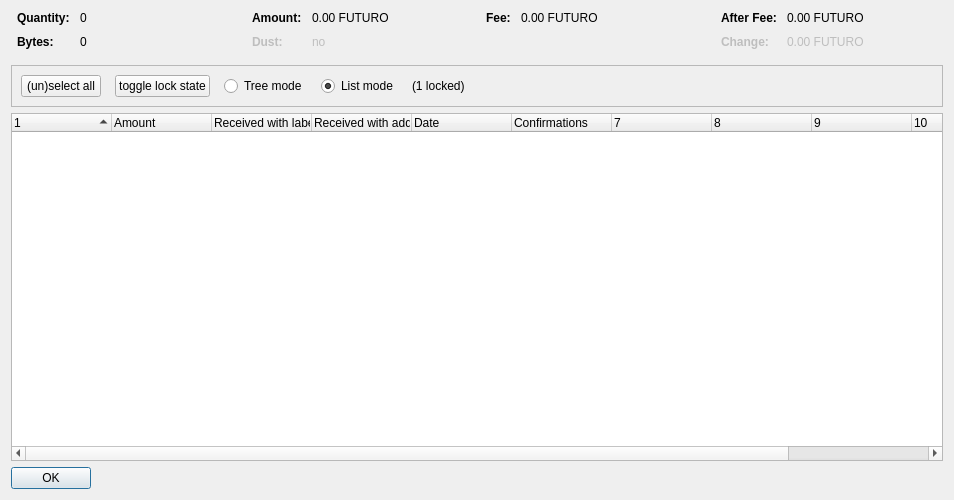
<?xml version="1.0" encoding="UTF-8"?>
<ui version="4.0">
 <class>CoinControlDialog</class>
 <widget class="QDialog" name="CoinControlDialog">
  <property name="geometry">
   <rect>
    <x>0</x>
    <y>0</y>
    <width>954</width>
    <height>500</height>
   </rect>
  </property>
  <property name="windowTitle">
   <string>Coin Selection</string>
  </property>
  <layout class="QVBoxLayout" name="verticalLayout">
   <item>
    <layout class="QHBoxLayout" name="horizontalLayoutTop" stretch="0,0,0,0">
     <property name="topMargin">
      <number>0</number>
     </property>
     <property name="bottomMargin">
      <number>10</number>
     </property>
     <item>
      <layout class="QFormLayout" name="formLayoutCoinControl1">
       <property name="horizontalSpacing">
        <number>10</number>
       </property>
       <property name="verticalSpacing">
        <number>10</number>
       </property>
       <property name="leftMargin">
        <number>6</number>
       </property>
       <property name="rightMargin">
        <number>6</number>
       </property>
       <item row="0" column="0">
        <widget class="QLabel" name="labelCoinControlQuantityText">
         <property name="font">
          <font>
           <weight>75</weight>
           <bold>true</bold>
          </font>
         </property>
         <property name="text">
          <string>Quantity:</string>
         </property>
        </widget>
       </item>
       <item row="0" column="1">
        <widget class="QLabel" name="labelCoinControlQuantity">
         <property name="cursor">
          <cursorShape>IBeamCursor</cursorShape>
         </property>
         <property name="contextMenuPolicy">
          <enum>Qt::ActionsContextMenu</enum>
         </property>
         <property name="text">
          <string notr="true">0</string>
         </property>
         <property name="textInteractionFlags">
          <set>Qt::LinksAccessibleByMouse|Qt::TextSelectableByKeyboard|Qt::TextSelectableByMouse</set>
         </property>
        </widget>
       </item>
       <item row="1" column="0">
        <widget class="QLabel" name="labelCoinControlBytesText">
         <property name="font">
          <font>
           <weight>75</weight>
           <bold>true</bold>
          </font>
         </property>
         <property name="text">
          <string>Bytes:</string>
         </property>
        </widget>
       </item>
       <item row="1" column="1">
        <widget class="QLabel" name="labelCoinControlBytes">
         <property name="cursor">
          <cursorShape>IBeamCursor</cursorShape>
         </property>
         <property name="contextMenuPolicy">
          <enum>Qt::ActionsContextMenu</enum>
         </property>
         <property name="text">
          <string notr="true">0</string>
         </property>
         <property name="textInteractionFlags">
          <set>Qt::LinksAccessibleByMouse|Qt::TextSelectableByKeyboard|Qt::TextSelectableByMouse</set>
         </property>
        </widget>
       </item>
      </layout>
     </item>
     <item>
      <layout class="QFormLayout" name="formLayoutCoinControl2">
       <property name="horizontalSpacing">
        <number>10</number>
       </property>
       <property name="verticalSpacing">
        <number>10</number>
       </property>
       <property name="leftMargin">
        <number>6</number>
       </property>
       <property name="rightMargin">
        <number>6</number>
       </property>
       <item row="0" column="0">
        <widget class="QLabel" name="labelCoinControlAmountText">
         <property name="font">
          <font>
           <weight>75</weight>
           <bold>true</bold>
          </font>
         </property>
         <property name="text">
          <string>Amount:</string>
         </property>
        </widget>
       </item>
       <item row="0" column="1">
        <widget class="QLabel" name="labelCoinControlAmount">
         <property name="cursor">
          <cursorShape>IBeamCursor</cursorShape>
         </property>
         <property name="contextMenuPolicy">
          <enum>Qt::ActionsContextMenu</enum>
         </property>
         <property name="text">
          <string notr="true">0.00 FUTURO</string>
         </property>
         <property name="textInteractionFlags">
          <set>Qt::LinksAccessibleByMouse|Qt::TextSelectableByKeyboard|Qt::TextSelectableByMouse</set>
         </property>
        </widget>
       </item>
       <item row="1" column="0">
        <widget class="QLabel" name="labelCoinControlLowOutputText">
         <property name="enabled">
          <bool>false</bool>
         </property>
         <property name="font">
          <font>
           <weight>75</weight>
           <bold>true</bold>
          </font>
         </property>
         <property name="text">
          <string>Dust:</string>
         </property>
        </widget>
       </item>
       <item row="1" column="1">
        <widget class="QLabel" name="labelCoinControlLowOutput">
         <property name="enabled">
          <bool>false</bool>
         </property>
         <property name="cursor">
          <cursorShape>IBeamCursor</cursorShape>
         </property>
         <property name="contextMenuPolicy">
          <enum>Qt::ActionsContextMenu</enum>
         </property>
         <property name="text">
          <string notr="true">no</string>
         </property>
         <property name="textInteractionFlags">
          <set>Qt::LinksAccessibleByMouse|Qt::TextSelectableByKeyboard|Qt::TextSelectableByMouse</set>
         </property>
        </widget>
       </item>
      </layout>
     </item>
     <item>
      <layout class="QFormLayout" name="formLayoutCoinControl3">
       <property name="horizontalSpacing">
        <number>10</number>
       </property>
       <property name="verticalSpacing">
        <number>10</number>
       </property>
       <property name="leftMargin">
        <number>6</number>
       </property>
       <property name="rightMargin">
        <number>6</number>
       </property>
       <item row="0" column="0">
        <widget class="QLabel" name="labelCoinControlFeeText">
         <property name="font">
          <font>
           <weight>75</weight>
           <bold>true</bold>
          </font>
         </property>
         <property name="text">
          <string>Fee:</string>
         </property>
        </widget>
       </item>
       <item row="0" column="1">
        <widget class="QLabel" name="labelCoinControlFee">
         <property name="cursor">
          <cursorShape>IBeamCursor</cursorShape>
         </property>
         <property name="contextMenuPolicy">
          <enum>Qt::ActionsContextMenu</enum>
         </property>
         <property name="text">
          <string notr="true">0.00 FUTURO</string>
         </property>
         <property name="textInteractionFlags">
          <set>Qt::LinksAccessibleByMouse|Qt::TextSelectableByKeyboard|Qt::TextSelectableByMouse</set>
         </property>
        </widget>
       </item>
      </layout>
     </item>
     <item>
      <layout class="QFormLayout" name="formLayoutCoinControl4">
       <property name="horizontalSpacing">
        <number>10</number>
       </property>
       <property name="verticalSpacing">
        <number>10</number>
       </property>
       <property name="leftMargin">
        <number>6</number>
       </property>
       <property name="rightMargin">
        <number>6</number>
       </property>
       <item row="0" column="0">
        <widget class="QLabel" name="labelCoinControlAfterFeeText">
         <property name="font">
          <font>
           <weight>75</weight>
           <bold>true</bold>
          </font>
         </property>
         <property name="text">
          <string>After Fee:</string>
         </property>
        </widget>
       </item>
       <item row="0" column="1">
        <widget class="QLabel" name="labelCoinControlAfterFee">
         <property name="cursor">
          <cursorShape>IBeamCursor</cursorShape>
         </property>
         <property name="contextMenuPolicy">
          <enum>Qt::ActionsContextMenu</enum>
         </property>
         <property name="text">
          <string notr="true">0.00 FUTURO</string>
         </property>
         <property name="textInteractionFlags">
          <set>Qt::LinksAccessibleByMouse|Qt::TextSelectableByKeyboard|Qt::TextSelectableByMouse</set>
         </property>
        </widget>
       </item>
       <item row="1" column="0">
        <widget class="QLabel" name="labelCoinControlChangeText">
         <property name="enabled">
          <bool>false</bool>
         </property>
         <property name="font">
          <font>
           <weight>75</weight>
           <bold>true</bold>
          </font>
         </property>
         <property name="text">
          <string>Change:</string>
         </property>
        </widget>
       </item>
       <item row="1" column="1">
        <widget class="QLabel" name="labelCoinControlChange">
         <property name="enabled">
          <bool>false</bool>
         </property>
         <property name="cursor">
          <cursorShape>IBeamCursor</cursorShape>
         </property>
         <property name="contextMenuPolicy">
          <enum>Qt::ActionsContextMenu</enum>
         </property>
         <property name="text">
          <string notr="true">0.00 FUTURO</string>
         </property>
         <property name="textInteractionFlags">
          <set>Qt::LinksAccessibleByMouse|Qt::TextSelectableByKeyboard|Qt::TextSelectableByMouse</set>
         </property>
        </widget>
       </item>
      </layout>
     </item>
    </layout>
   </item>
   <item>
    <widget class="QFrame" name="frame">
     <property name="minimumSize">
      <size>
       <width>0</width>
       <height>40</height>
      </size>
     </property>
     <property name="frameShape">
      <enum>QFrame::StyledPanel</enum>
     </property>
     <property name="frameShadow">
      <enum>QFrame::Sunken</enum>
     </property>
     <layout class="QHBoxLayout" name="horizontalLayout">
      <item>
       <layout class="QHBoxLayout" name="horizontalLayoutPanel" stretch="0,0,0,0,0,0">
        <property name="spacing">
         <number>14</number>
        </property>
        <item>
         <widget class="QPushButton" name="pushButtonSelectAll">
          <property name="sizePolicy">
           <sizepolicy hsizetype="Maximum" vsizetype="Fixed">
            <horstretch>0</horstretch>
            <verstretch>0</verstretch>
           </sizepolicy>
          </property>
          <property name="text">
           <string>(un)select all</string>
          </property>
          <property name="autoDefault">
           <bool>false</bool>
          </property>
         </widget>
        </item>
        <item>
         <widget class="QPushButton" name="pushButtonToggleLock">
          <property name="sizePolicy">
           <sizepolicy hsizetype="Maximum" vsizetype="Fixed">
            <horstretch>0</horstretch>
            <verstretch>0</verstretch>
           </sizepolicy>
          </property>
          <property name="text">
           <string>toggle lock state</string>
          </property>
          <property name="autoDefault">
           <bool>false</bool>
          </property>
         </widget>
        </item>
        <item>
         <widget class="QRadioButton" name="radioTreeMode">
          <property name="sizePolicy">
           <sizepolicy hsizetype="Maximum" vsizetype="Fixed">
            <horstretch>0</horstretch>
            <verstretch>0</verstretch>
           </sizepolicy>
          </property>
          <property name="text">
           <string>Tree mode</string>
          </property>
         </widget>
        </item>
        <item>
         <widget class="QRadioButton" name="radioListMode">
          <property name="sizePolicy">
           <sizepolicy hsizetype="Maximum" vsizetype="Fixed">
            <horstretch>0</horstretch>
            <verstretch>0</verstretch>
           </sizepolicy>
          </property>
          <property name="text">
           <string>List mode</string>
          </property>
          <property name="checked">
           <bool>true</bool>
          </property>
         </widget>
        </item>
        <item>
         <widget class="QLabel" name="labelLocked">
          <property name="text">
           <string>(1 locked)</string>
          </property>
         </widget>
        </item>
        <item>
         <spacer name="horizontalSpacer">
          <property name="orientation">
           <enum>Qt::Horizontal</enum>
          </property>
          <property name="sizeHint" stdset="0">
           <size>
            <width>40</width>
            <height>20</height>
           </size>
          </property>
         </spacer>
        </item>
       </layout>
      </item>
     </layout>
    </widget>
   </item>
   <item>
    <widget class="CoinControlTreeWidget" name="treeWidget">
     <property name="contextMenuPolicy">
      <enum>Qt::CustomContextMenu</enum>
     </property>
     <property name="sortingEnabled">
      <bool>false</bool>
     </property>
     <property name="columnCount">
      <number>11</number>
     </property>
     <attribute name="headerShowSortIndicator" stdset="0">
      <bool>true</bool>
     </attribute>
     <attribute name="headerStretchLastSection">
      <bool>false</bool>
     </attribute>
     <column>
      <property name="text">
       <string/>
      </property>
     </column>
     <column>
      <property name="text">
       <string>Amount</string>
      </property>
     </column>
     <column>
      <property name="text">
       <string>Received with label</string>
      </property>
     </column>
     <column>
      <property name="text">
       <string>Received with address</string>
      </property>
     </column>
     <column>
      <property name="text">
       <string>Date</string>
      </property>
     </column>
     <column>
      <property name="text">
       <string>Confirmations</string>
      </property>
      <property name="toolTip">
       <string>Confirmed</string>
      </property>
     </column>
     <column>
      <property name="text">
       <string/>
      </property>
     </column>
     <column>
      <property name="text">
       <string/>
      </property>
     </column>
     <column>
      <property name="text">
       <string/>
      </property>
     </column>
     <column>
      <property name="text">
       <string/>
      </property>
     </column>
    </widget>
   </item>
   <item>
    <widget class="QDialogButtonBox" name="buttonBox">
     <property name="sizePolicy">
      <sizepolicy hsizetype="Maximum" vsizetype="Fixed">
       <horstretch>0</horstretch>
       <verstretch>0</verstretch>
      </sizepolicy>
     </property>
     <property name="orientation">
      <enum>Qt::Horizontal</enum>
     </property>
     <property name="standardButtons">
      <set>QDialogButtonBox::Ok</set>
     </property>
    </widget>
   </item>
  </layout>
 </widget>
 <customwidgets>
  <customwidget>
   <class>CoinControlTreeWidget</class>
   <extends>QTreeWidget</extends>
   <header>coincontroltreewidget.h</header>
  </customwidget>
 </customwidgets>
 <resources/>
 <connections/>
</ui>
